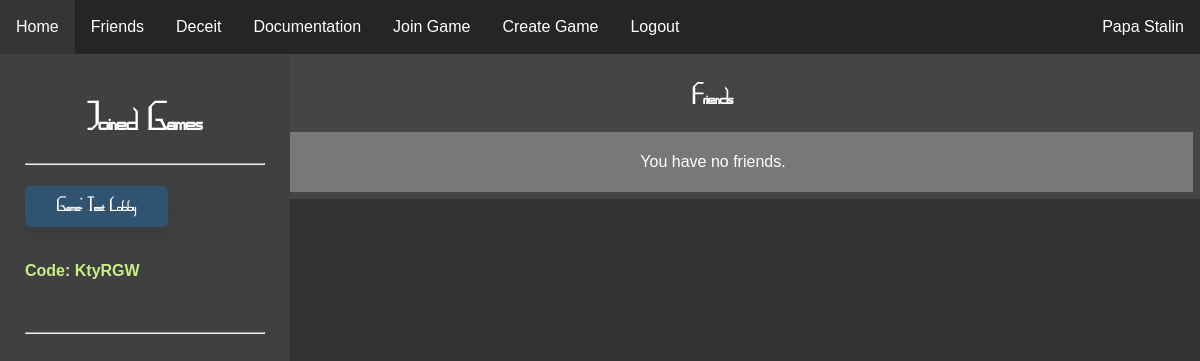
Screenshot of / (signed in) with the database file from the repository.
### website/models.py (models this page shows)
class User(db.Model, UserMixin):
    id = db.Column(db.Integer, primary_key=True)
    email = db.Column(db.String(150), unique=True)
    password = db.Column(db.String(150))
    username = db.Column(db.String(150))
    pfp = db.Column(db.String(50))
    admin = db.Column(db.String(50))

class Game(db.Model):
    id = db.Column(db.Integer, primary_key=True)
    game_name = db.Column(db.String(25))
    is_started = db.Column(db.String(5))
    code = db.Column(db.String(10), unique=True)
    host = db.Column(db.Integer, db.ForeignKey('user.id'))

### website/views.py (the view)
@views.route('/', methods=["GET", "POST"])
@login_required
def home():
    game = []
    friends = []
    for games in db.session.query(GamesJoined).filter_by(user = current_user.id):
        id = games.game
        for filtered in db.session.query(Game).filter_by(id = id):
            links = (filtered, url_for('rooms.room', game_id=id))
            game.append(links)
    friends1 = db.session.query(Friends).filter_by(user1=current_user.id)
    friends2 = db.session.query(Friends).filter_by(user2=current_user.id)
    for friend in friends1:
        print('worked')
        add = db.session.query(User).filter_by(id=friend.user2).first()
        friends.append(add)
    for friend in friends2:
        add = db.session.query(User).filter_by(id=friend.user1).first()
        friends.append(add)
    return render_template("home.html", friends=friends, user=current_user, games_joined = game)

### website/templates/home.html (shortened to what this page needs)
{% extends "base.html" %} {% block title %}Home{% endblock %}
{% block content %}
<br/>
<head>
    <link rel="stylesheet" type="text/css" href="/static/css/home.css" />
</head>
<body style="overflow:hidden">
    <div class="left-sidebar">
    {% if games_joined != [] %}
    {% set counter = 0 %}
    <div id="game_list">
        <h1 style="text-align: center;">Joined Games</h1>
    <hr>
    {% for game in games_joined %}
        {% set counter = counter+1 %}
        <h2 class="home-heading"><a class="game-link" id="game_headings{{counter}}" href={{game[1]}}>Game: {{ game[0].game_name }}</a></h2> <h4 class="game-code">Code: {{ game[0].code }}</h4> <br/>
    <hr>
    {% endfor %}
    {% else %}
        <h1>No games joined currently. Join one <a class="join-here">here</a></h1>
    {% endif %}
    <br/>
    <br/>
    <br/>
    <br/>
    <br/>
    <br/>
    </div>
    </div>
    <article class="friends">
        <h1 class="friends_title"><a class = "game-link" href="{{url_for('profiles.friends')}}">Friends</a></h1>
        {% for friend in friends %}
            <article class="individual">
                <div class="box" style="background-image:url({{friend.pfp}})"></div>
                <p style="display:inline-block">
                    <a class="game-link" style="display:inline-block" href="{{url_for('profiles.profile', user_id=friend.id)}}">{{friend.username}}</a>
                </p>
            </article>
        {% else %}
            <article class="individual">
                <p>You have no friends.</p>
            </article>
        {% endfor %}
    </article>
</body>
{% endblock %}

### website/templates/base.html (shortened to what this page needs)
<!DOCTYPE html>
<html lang="en">
<head>
    <link rel="stylesheet" type="text/css" href="/static/css/main.css" />
</head>
<body>
    <ul class="navbar">
      {% if user.is_authenticated %}
      <li><a class="nav-item nav-link" id="home" href="/">Home</a></li>
      <li><a class="nav-item nav-link" id="friends" href="/user/friends">Friends</a></li>
      <li><a class="nav-item nav-link" id="deceit" href="/deceit">Deceit</a></li>
      <li><a class="nav-item nav-link" id="docs" href="/docs/">Documentation</a></li>
      <li><a class="nav-item nav-link" id="join_game" href="/join-game">Join Game</a></li>
      <li><a class="nav-item nav-link" id="create_game" href="/create-game">Create Game</a></li>
      <li><a class="nav-item nav-link" id="logout" href="/logout">Logout</a></li>
      <li><a class="nav-user nav-link" id="user_link" href="{{url_for('profiles.profile', user_id=user.id)}}">{{ user.username }}</a></li>
      {% else %}
      <li><a class="nav-item nav-link" id="login" href="/login">Login</a></li>
      <li><a class="nav-item nav-link" id="signUp" href="/sign-up">Sign Up</a></li>
      {% endif %}
    </ul>
    <div id="main_div">
    <div class="container">
        {% block content %}
        {% endblock %}
    </div>
    </div>
</body>
</html>

### website/static/css/main.css (style rules this page uses)
#main_div { margin-top: 30px; padding: 20px; }
.game-link { text-decoration: none; color: white; }
h1, h2, h3 { font-family: MapGame; }
body { margin: 0px; background-color: #333333; color: white; }
.navbar { list-style-type: none; margin: 0; padding: 0; overflow: hidden; background-color: #252525; position: fixed; top: 0; width: 100%; }
.nav-item { float: left; }
.nav-user { float:right; }
.nav-link { display: block; color: white; text-align: center; padding: 18px 16px; text-decoration: none; }
html { font-family: Arial, Helvetica, sans-serif; }

### website/static/css/home.css (style rules this page uses)
#main_div { margin-top: 36px; padding: 0px; }
.left-sidebar { width: 20%; height: 100%; padding: 25px; background-color: #404040; position: absolute; overflow-y: scroll; }
.home-heading { background-color: #315372; border: none; color: white; padding: 10px 32px; text-align: center; text-decoration: none; display: inline-block; font-size: 16px; border-radius: 5px; transition-duration: 0.4s; box-shadow: 0px 8px 15px rgba(0, 0, 0, 0.1); cursor: pointer; }
.game-code { color: #C7ED85; border-bottom: 2px black; padding-bottom: 5px; }
.friends { margin: 0; padding: 7px; background-color: #454545; width: 80%; height: 100%; float: right; text-align: center; }
.friends_title { font-weight: 700 }
.individual { padding-top: 5px; margin-top: 5px; padding-left: 3px; padding-bottom: 5px; padding-right: 3px; background-color: #787878; text-align: center; }

### rows the page displays
User: username "Papa Stalin"
Game: game_name "Test Lobby", code "KtyRGW"
